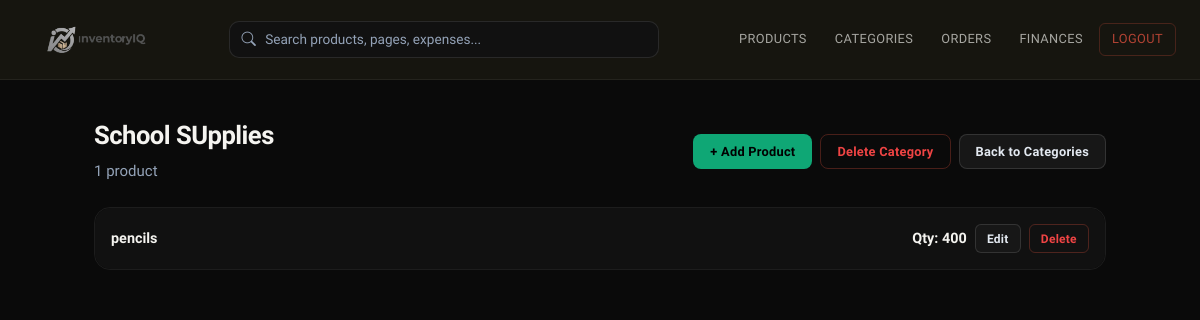
Page /categories/2/ (signed in) on the committed database.
### inventory/models.py (models this page shows, shortened)
class Category(models.Model):
    user = models.ForeignKey(User, on_delete=models.CASCADE, null=True, blank=True)
    name = models.CharField(max_length=100)
    parent = models.ForeignKey(
        'self',
        on_delete=models.SET_NULL,
        null=True,
        blank=True,
        related_name='subcategories'
    )
    class Meta:
        verbose_name_plural = "Categories"
        ordering = ["name"]

class Product(models.Model):
    user = models.ForeignKey(User, on_delete=models.CASCADE, null=True, blank=True)
    name = models.CharField(max_length=200)
    category = models.ForeignKey(
        Category, on_delete=models.SET_NULL, null=True, blank=True
    )
    quantity = models.PositiveIntegerField(default=0)
    low_stock_threshold = models.PositiveIntegerField(default=5)
    description = models.TextField(blank=True)
    created_at = models.DateTimeField(auto_now_add=True)
    updated_at = models.DateTimeField(auto_now=True)
    sku_number = models.CharField(max_length=100, unique=True, blank=True, null=True)
    low_stock_notified = models.BooleanField(default=False)
    retail_value = models.DecimalField(
        max_digits=10, decimal_places=2, null=True, blank=True
    )
    cost_value = models.DecimalField(
        max_digits=10, decimal_places=2, null=True, blank=True
    )
    display_order = models.PositiveIntegerField(default=0)
    @property
    def is_low_stock(self):
        return self.quantity <= self.low_stock_threshold

### inventory/views.py (the view)
# urls.py: path('categories/<int:pk>/', views.category_detail, name='category_detail'),
@login_required
def category_detail(request, pk):
    category = get_object_or_404(Category, pk=pk, user=request.user)
    subcategories = category.subcategories.all().order_by('name')
    products = Product.objects.filter(user=request.user, category=category).order_by('display_order', 'name')
    selected_subcategory = request.GET.get('subcategory', '').strip()
    if selected_subcategory:
        products = Product.objects.filter(user=request.user, category_id=selected_subcategory).order_by('display_order', 'name')
    return render(request, 'inventory/category_detail.html', {
        'category': category,
        'products': products,
        'subcategories': subcategories,
        'selected_subcategory': selected_subcategory,
    })

### templates/inventory/category_detail.html (shortened to what this page needs)
{% extends 'base.html' %}
{% block content %}
<div class="d-flex justify-content-between align-items-center mb-4">
    <div>
        <h2>{{ category.name }}</h2>
        <p class="text-muted mb-0">
            {{ products|length }} product{{ products|length|pluralize }}
        </p>
    </div>
    <div class="d-flex gap-2">
        <a href="{% url 'product_add' %}?category={{ category.id }}" class="btn btn-dark">+ Add Product</a>
        <a href="{% url 'category_delete' category.pk %}" class="btn btn-outline-danger">Delete Category</a>
        <a href="{% url 'category_list' %}" class="btn btn-outline-secondary">Back to Categories</a>
    </div>
</div>
{% if products %}
<div class="list-group">
    {% for product in products %}
    <div class="list-group-item d-flex justify-content-between align-items-center py-3">
        <div>
            <strong>{{ product.name }}</strong>
        </div>
        <div class="d-flex align-items-center gap-2">
            <span class="fw-bold">Qty: {{ product.quantity }}</span>
            <a href="{% url 'product_edit' product.pk %}" class="btn btn-sm btn-outline-secondary">Edit</a>
            <a href="{% url 'product_delete' product.pk %}" class="btn btn-sm btn-outline-danger">Delete</a>
        </div>
    </div>
    {% endfor %}
</div>
{% else %}
<p class="text-muted">No products in this category yet.</p>
{% endif %}
{% endblock %}

### templates/base.html (style rules this page uses)
:root { --bg: #0a0a0a; --surface: #111111; --surface-2: #171717; --ink: #f5f4f0; --ink-muted: #94a3b8; --accent: #10b981; --accent-alt: #ef4444; --border: rgba(255,255,255,0.08); --nav-bg: #16150f; --nav-ink: #f5f4f0; --radius: 10px; --radius-lg: 16px; --shadow-sm: 0 1px 3px rgba(0,0,0,.4), 0 1px 2px rgba(0,0,0,.3); --shadow-md: 0 4px 16px rgba(0,0,0,.5), 0 1px 4px rgba(0,0,0,.3); }
*, *::before, *::after { box-sizing: border-box; }
body { background-color: var(--bg); color: var(--ink); font-family: 'Sora', sans-serif; font-size: 15px; line-height: 1.6; min-height: 100vh; }
.list-group { border-radius: var(--radius-lg); overflow: hidden; border: 1px solid var(--border); }
.list-group-item { border: none; border-bottom: 1px solid var(--border); background: var(--surface); color: var(--ink); font-size: .9rem; transition: background .12s; }
.list-group-item:last-child { border-bottom: none; }
.btn { font-family: 'Sora', sans-serif; font-size: .8rem; font-weight: 600; letter-spacing: .02em; border-radius: 8px; padding: .45rem 1rem; transition: all .15s; border-width: 1.5px; }
.btn-dark { background: rgba(16, 185, 129, 0.9); border-color: transparent; color: #000; font-weight: 600; }
.btn-outline-secondary { color: #e2e8f0; border-color: rgba(255,255,255,0.12); background: #171717; }
.btn-outline-danger { color: var(--accent-alt); border-color: rgba(217,79,61,.3); }
.btn-sm { font-size: .75rem; padding: .3rem .7rem; border-radius: 6px; }
h2 { font-size: 1.6rem; font-weight: 700; letter-spacing: -.02em; color: var(--ink); }
.text-muted { color: var(--ink-muted) !important; }

### rows in the picture
Category: name "School SUpplies"
Product: name "pencils", quantity "400"

### other values in the picture
{{ products|length }} "1"
